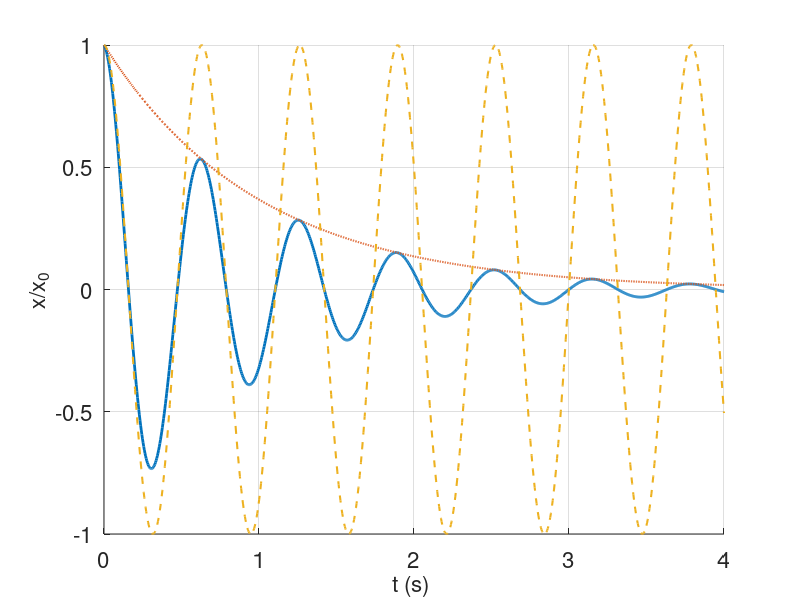

MATLAB code to generate this figure:
%%
%% Matlab code snippet used for
%% Topic 2 Workshop Sheet, Question 5
%%

clear all
close all
Fontsize=16;


M=0.1; % kg
k=10; %N/m
c=0.2; % kg/(m)
%this function is useful as we can say how many elements we want
t=linspace(0,4,1000);
%creating the array like this means its not obvious how many it is, and
%thus its easy to make them too small or gigantic
% t=0:0.1:4; 

%we dont know x(0), so we plot the ratio of x/x0 instead. This is the same
%as setting x(0) to 1, as changing x(0) does not change the shape of the
%response, it just scales it


exp_decay=exp(-(c/(2*M)*t));
cos_wave=cos( (k/M-(c^2/(4*M^2)))^0.5*t);

xoverx_0 = exp(-(c/(2*M)*t)).*cos( (k/M-(c^2/(4*M^2)))^0.5*t);

hold all
plot(t,xoverx_0,'-','linewidth',2)
plot(t,exp_decay,':','linewidth',1.5);
plot(t,cos_wave,'--','linewidth',1.5)
hold off

grid on
set(gca,'Fontsize',Fontsize);
xlabel('t (s) ','Fontsize',Fontsize);
ylabel('x/x_0','Fontsize',Fontsize);